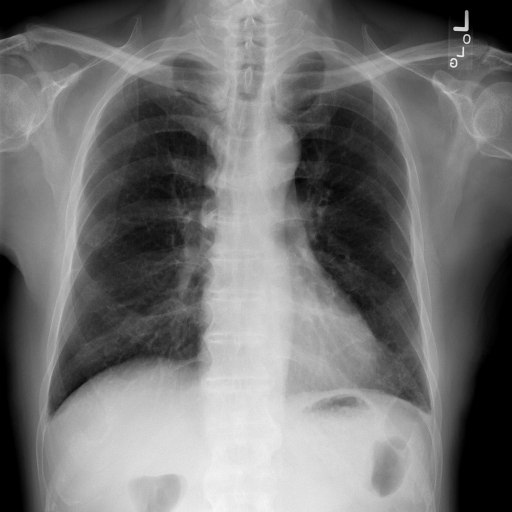
#> input picture input_images/00001094_003.png, 1024 x 1024 px, found by its file name (shown at 1/2 size)
$ python preprocesstest.py
#> lines starting #> are read from the running program, lines starting #| are printed output that depends on the picture; long printed decimals are rounded
### preprocessing/preprocess.py
import cv2
import numpy as np


def preprocess_image(image_path: str, size=(224, 224)) -> np.ndarray:
    """
    Preprocess a chest X-ray image:
    1. Read image as grayscale
    2. Resize to target size
    3. Apply CLAHE (Contrast Limited Adaptive Histogram Equalization)
    4. Normalize pixel values to [0, 1]

    Parameters:
        image_path (str): Path to the image file
        size (tuple): Desired output size (width, height)

    Returns:
        np.ndarray: Preprocessed image as float32 array
    """
#> called with image_path = 'input_images/00001094_003.png', size = (224, 224)
    # Load image as grayscale
    img = cv2.imread(str(image_path), cv2.IMREAD_GRAYSCALE)
#> img is the input picture: shape (1024, 1024); min 0, max 248, mean 115
    if img is None:
        raise FileNotFoundError(f"Image not found: {image_path}")

    # Resize
    img = cv2.resize(img, size)
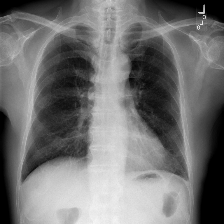
#> img: shape (224, 224); min 0, max 245, mean 114.9

    # Apply CLAHE
    clahe = cv2.createCLAHE(clipLimit=2.0, tileGridSize=(8, 8))
    img_clahe = clahe.apply(img)
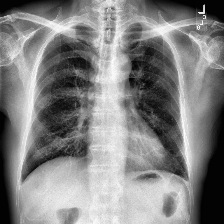
#> img_clahe: shape (224, 224); min 1, max 253, mean 130.7

    # Normalize to [0, 1]
    img_norm = img_clahe.astype(np.float32) / 255.0

    return img_norm


# [19 lines left out: function preprocess_array, not called in this run]

### tests/preprocesstest.py
from preprocessing.preprocess import preprocess_image
import matplotlib.pyplot as plt

img = preprocess_image("input_images/00001094_003.png", size=(224, 224))

print("Shape:", img.shape)
#| Shape: (224, 224)
print("Min/Max:", img.min(), img.max())
#| Min/Max: 0.003922 0.9922

plt.imshow(img, cmap="gray")
plt.title("Preprocessed Image")
plt.axis("off")
plt.show()

$ run again, with input_images/00000069_000.png copied over input_images/00001094_003.png
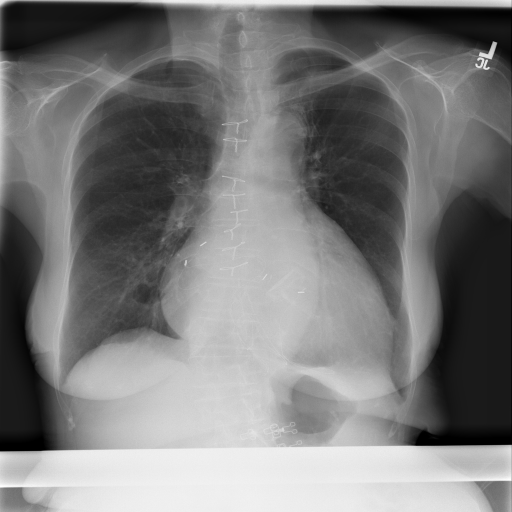
#> input picture input_images/00000069_000.png, 1024 x 1024 px, found by its file name (shown at 1/2 size)
#> in preprocess_image, img is the input picture: shape (1024, 1024); min 0, max 255, mean 121.6
#> in preprocess_image, `img = cv2.resize(img, size)`:
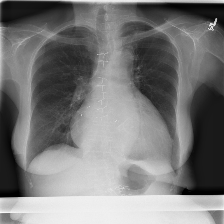
#> img: shape (224, 224); min 0, max 253, mean 121.5
#> in preprocess_image, `img_clahe = clahe.apply(img)`:
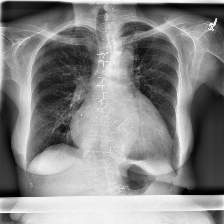
#> img_clahe: shape (224, 224); min 2, max 255, mean 133.8
#| Shape: (224, 224)
#| Min/Max: 0.007843 1.0

$ run again, with input_images/00000211_000.png copied over input_images/00001094_003.png
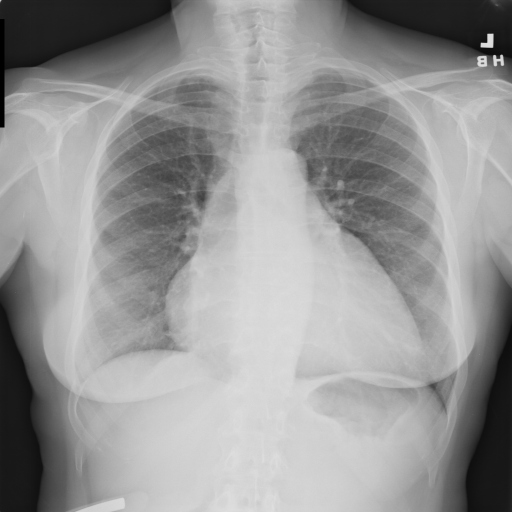
#> input picture input_images/00000211_000.png, 1024 x 1024 px, found by its file name (shown at 1/2 size)
#> in preprocess_image, img is the input picture: shape (1024, 1024); min 0, max 224, mean 150.4
#> in preprocess_image, `img = cv2.resize(img, size)`:
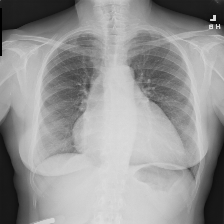
#> img: shape (224, 224); min 0, max 223, mean 150.3
#> in preprocess_image, `img_clahe = clahe.apply(img)`:
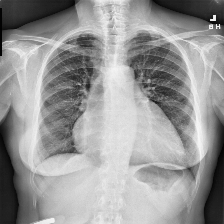
#> img_clahe: shape (224, 224); min 2, max 247, mean 151.8
#| Shape: (224, 224)
#| Min/Max: 0.007843 0.9686

$ run again, with input_images/00000231_000.png copied over input_images/00001094_003.png
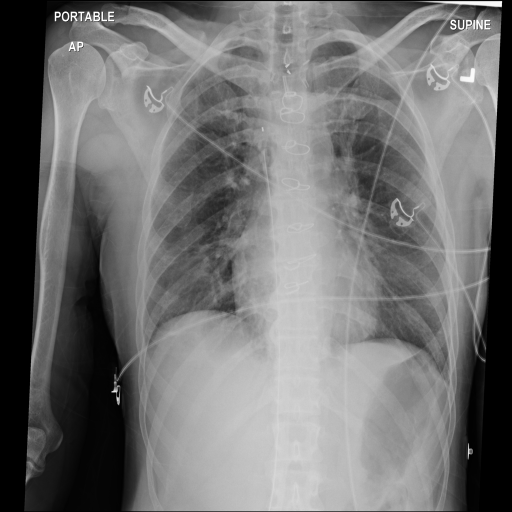
#> input picture input_images/00000231_000.png, 1024 x 1024 px, found by its file name (shown at 1/2 size)
#> in preprocess_image, img is the input picture: shape (1024, 1024); min 0, max 255, mean 113.6
#> in preprocess_image, `img = cv2.resize(img, size)`:
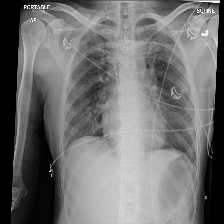
#> img: shape (224, 224); min 0, max 255, mean 113.6
#> in preprocess_image, `img_clahe = clahe.apply(img)`:
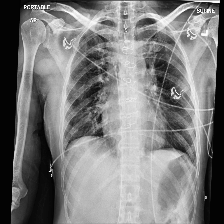
#> img_clahe: shape (224, 224); min 2, max 255, mean 124.8
#| Shape: (224, 224)
#| Min/Max: 0.007843 1.0
